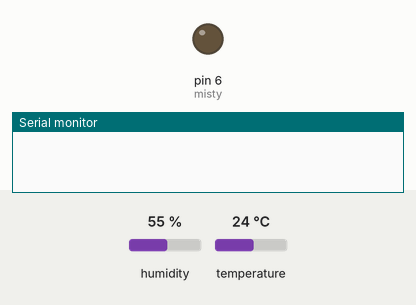
This sketch was run on a simulated Arduino Uno, built with avr-gcc and run on an emulated ATmega328P. Parts: output pins drawn as LEDs (lit = HIGH), the last lines printed to the serial monitor. The inputs (shaded band) are chosen by the test bench; at power-on: temperature 24 °C, humidity 55 %.

Above: at 2.8 s.
2.9 s: temperature set to 26 °C
5.6 s: temperature set to 29 °C
At 6.8 s:
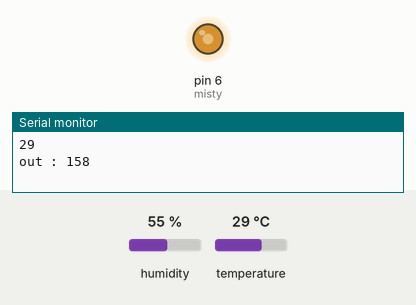
8.3 s: temperature set to 41 °C
At 11.6 s:
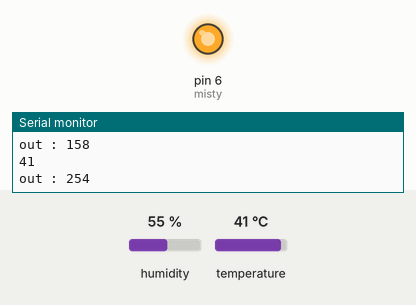
Timing chart, 0 to 13.1 s (numbered marks = the images above; inputs shaded):
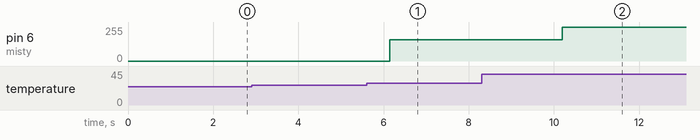

The sketch:

TEST.ino
```cpp
#include <DHT.h>

#define misty 6       // phun sương
#define DHTPIN 2      // Đọc dữ liệu từ DHT11 ở chân 2 trên mạch Arduino
#define DHTTYPE DHT11 //Khai báo loại cảm biến, có 2 loại là DHT11 và DHT22
unsigned long nowDht;
unsigned int tThresh, hThresh;

byte t_current, dif, out, pre_tem;
bool flag = false;

DHT dht(DHTPIN, DHTTYPE);

void setup()
{
  Serial.begin(9600); // debug
  dht.begin();
  out = 150;
}

void loop()
{ tThresh = 28;
  t_current = dht.readTemperature();
  if (t_current >= tThresh) {
    if (pre_tem != t_current) {
      dif = t_current - tThresh;
      out = 150 + (dif * 8); // maximum outside temp: 45,
      Serial.println(t_current);
      delay(50);
      Serial.print("out : ");
      Serial.println(out);
      pre_tem = t_current;
    }
    analogWrite(misty, out);
  }
  else analogWrite(misty, 0);
}
```

Measured:
- the behaviour switches between 27 and 28 °C on temperature (found by bisection; images 0 and 1)
- after the input at 2.9 s, every drawn part: stays the same
- after the input at 5.6 s, pin 6 (misty): 0/255 → 158/255 after 0.54 s
- after the input at 8.3 s, pin 6 (misty): 158/255 → 254/255 after 1.9 s
